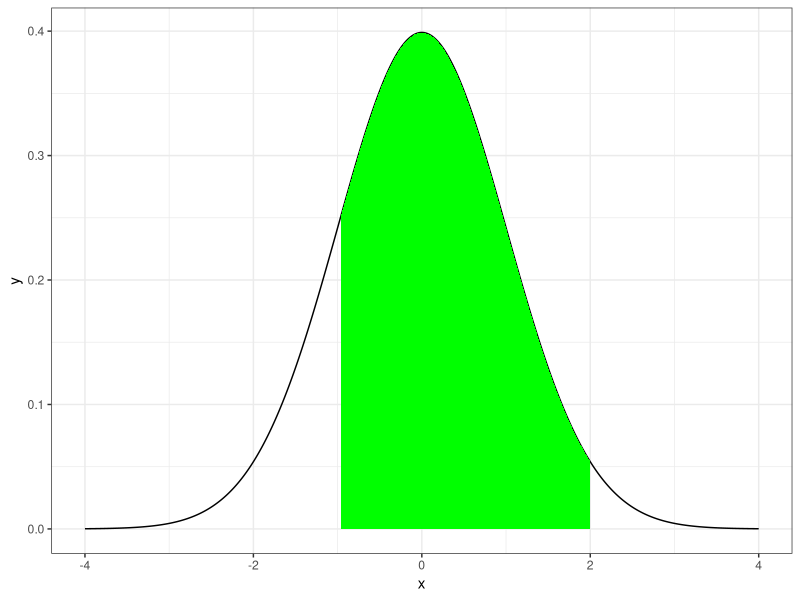
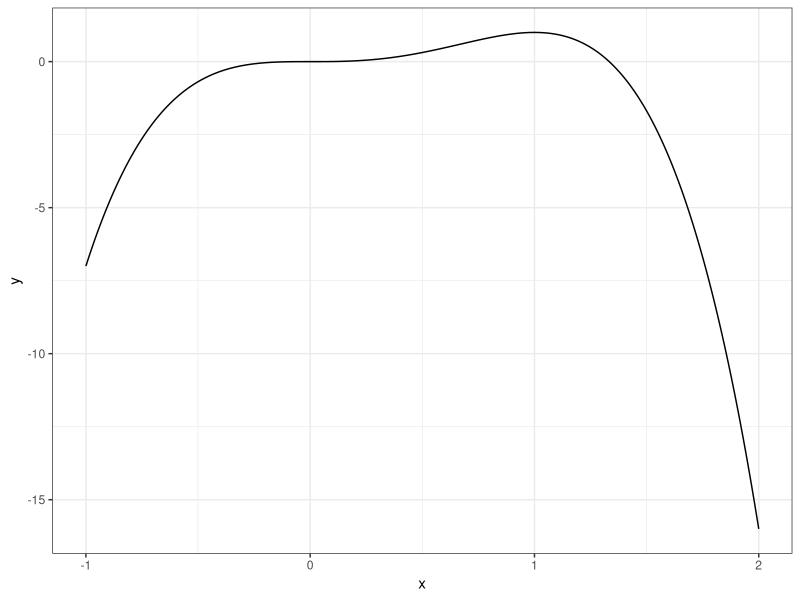
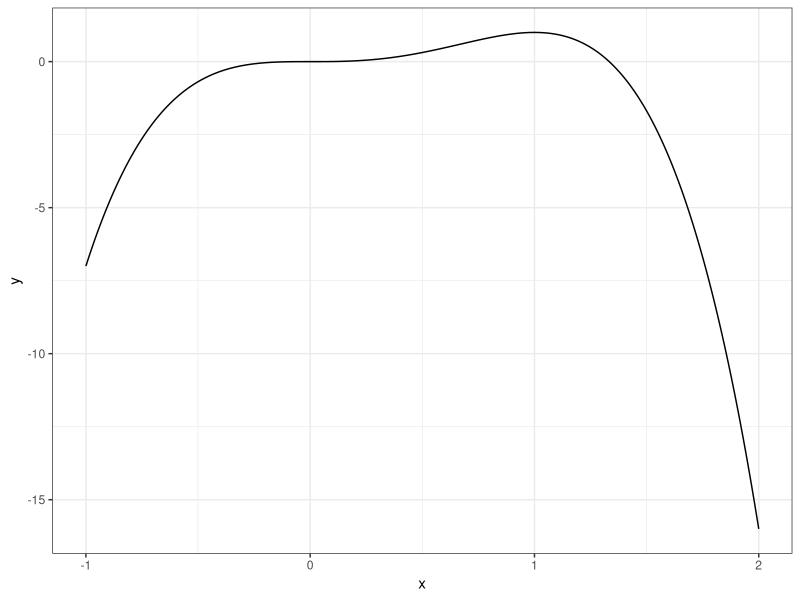
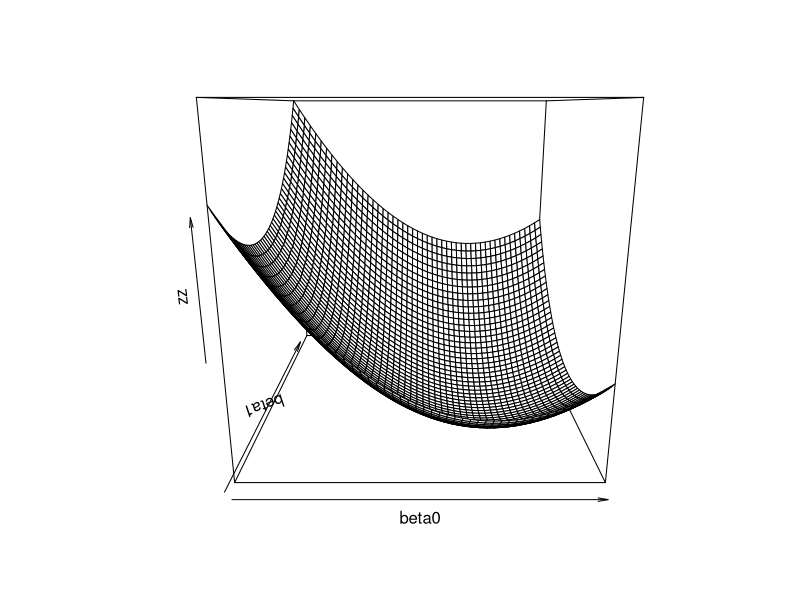

R code for these plots, in order:
## ---- chunk 1
#| code-fold: show
library(tidyverse)
## ---- chunk 2
x <- rnorm(100000, mean = -2, sd = 3)
mean(x)
var(x)
## ---- chunk 3
x <- seq(-4, 4, length.out = 1000)
dt_two<-function(x){
            y <- dnorm(x)
            y[x< -1 | x>2] <-NA
            return(y)
        }
x |> (\(.) tibble(x = ., y = dnorm(.)))() |> 
  ggplot(aes(x, y)) +
    geom_line() +
    stat_function(fun = dt_two, geom = "area", fill = "green") + 
    theme_bw()
## ---- chunk 4
#| code-fold: show

pnorm(6, 4, sqrt(2)) -  pnorm(3, 4, sqrt(2))
## ---- chunk 5
#| code-fold: show

x <- rnorm(1000000, 4, sqrt(2))
mean((x > 3 & x < 6))

## ---- chunk 6
#| code-fold: show

ff <- function(x){
  (cos(50*x)-sin(50*x))^2
}
integrate(ff,0,1)

## ---- chunk 7
#| code-fold: true

x <- runif(10000000, 0, 1)
mean((cos(50*x)-sin(50*x))^2)
## ---- chunk 8
#| code-fold: show

ff <- function(x){
  (cos(50*x)-sin(50*x))^2
}
integrate(ff,10,15)

## ---- chunk 9
#| code-fold: show

x <- runif(10000000, 10, 15)
mean(ff(x)) * 5
## ---- chunk 10
x <- rt(1000000, df = 1)
f2 <- function(x){
  exp(-x^2/2) / dt(x, 1)
}
mean(f2(x))
sqrt(2*pi)
## ---- chunk 11
ff <- function(x){
  -3*x^4+4*x^3
}
x <- seq(-1, 2, length.out = 1000) 
y <- ff(x)
tibble(x, y) |> 
  ggplot(aes(x, y)) +
  geom_line() + theme_bw()
## ---- chunk 12
ff <- function(x){
  y <- -3*x^4+4*x^3
  return(y)
}
x <- seq(-1, 2, length.out = 1000) 
y <- ff(x)
tibble(x, y) |> 
  ggplot(aes(x, y)) +
  geom_line() + theme_bw()
## ---- chunk 13
ff <- function(x){
  y <- -3*x^4+4*x^3
  return(-y)
}

optimize(ff, c(-5,5))
## ---- chunk 14
x <- runif(1000000, -5,5)
y <- ff(x)
which.min(y)
x[which.min(y)]
## ---- chunk 15
#| code-fold: show
x <- rnorm(1000)
y <- 8 -4 * x + rnorm(1000, sd = 0.5)
## ---- chunk 16

sse <- function(beta, x, y){
  sum((y - (beta[1] + beta[2] * x))^2)
}
beta0 <- seq(-20, 20, length.out = 50)
beta1 <- seq(-20, 20, length.out = 50)
zz <- matrix(nrow = 50, ncol = 50)
for (i in seq_along(beta0)){
  for(ii in seq_along(beta1)){
    zz[i, ii] <- sse(c(beta0[i], beta1[ii]), x, y) 
  }
}
persp(beta0, beta1, zz)

## ---- chunk 17

sse <- function(beta, x, y){
  sum((y - (beta[1] + beta[2] * x))^2)
}

uu <- sapply(1:1000000, \(x) runif(2, -10, 10))
val <- apply(uu, 2, sse, x = x, y = y)
which.min(val)
uu[,which.min(val)]
## ---- chunk 18
#| code-fold: true
mc_shopper<-function(n, x, p){
  k <- vector(mode = "numeric", length = n)
  for (i in 1:n){
    j <- 1
    a <- sample(x, 1, prob = p)
    while(length(unique(a)) < 15){
      b <- sample(x, 1, prob = p)
      a <- c(a, b)
      j <- j + 1
    }
    k[i] <- j
  }
  m <- mean(k)
  se <- sd(k)/sqrt(n)
  ci <- m + c(-1, 1) * 1.96 * se
  return(list(mean = m, se = se, ci_95 = ci))
}
## ---- chunk 19
x <- 1:15
p <- rep(1/15, times = 15)
mc_shopper(10000, x, p)
